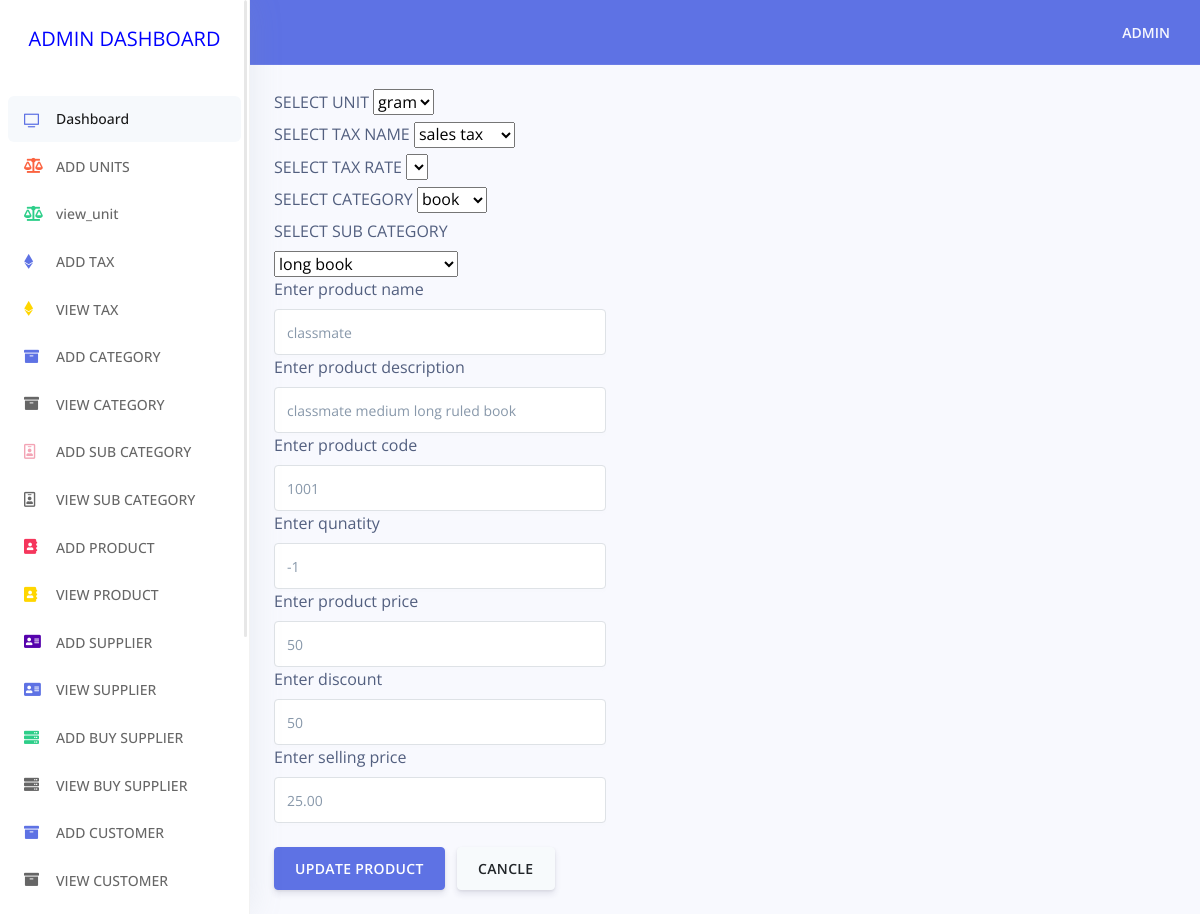
/admin/product_edit.php?product_id=34, run on the app's committed database.
### tables this page shows
CREATE TABLE `product_tbl` (
  `product_id` int(10) NOT NULL,
  `unit_id` int(10) NOT NULL,
  `tax_id` int(10) NOT NULL,
  `category_id` int(10) NOT NULL,
  `sub_category_id` int(10) NOT NULL,
  `product_name` varchar(20) NOT NULL,
  `product_description` varchar(50) NOT NULL,
  `product_code` varchar(10) NOT NULL,
  `stock_status` varchar(10) NOT NULL DEFAULT 'available',
  `quantity` varchar(10) NOT NULL,
  `product_price` varchar(10) NOT NULL,
  `discount` varchar(10) NOT NULL,
  `selling_price` varchar(10) NOT NULL,
  `status` varchar(5) NOT NULL DEFAULT '0',
  `created_date` timestamp NOT NULL DEFAULT CURRENT_TIMESTAMP,
  `deleted` varchar(5) NOT NULL DEFAULT '0',
  `inserted_by_id` varchar(10) NOT NULL DEFAULT 'pending',
  `updated_by_id` varchar(10) NOT NULL DEFAULT 'pending',
  `deleted_by_id` varchar(10) NOT NULL DEFAULT 'pending'
);

CREATE TABLE `unit_tbl` (
  `unit_id` int(10) NOT NULL,
  `unit_name` varchar(50) NOT NULL,
  `status` varchar(5) NOT NULL DEFAULT '0',
  `deleted` varchar(5) NOT NULL DEFAULT '0',
  `created_date` timestamp NOT NULL DEFAULT CURRENT_TIMESTAMP,
  `inserted_by_id` varchar(10) NOT NULL DEFAULT 'pending',
  `updated_by_id` varchar(10) NOT NULL DEFAULT 'pending',
  `deleted_by_id` varchar(10) NOT NULL DEFAULT 'pending'
);

CREATE TABLE `tax_tbl` (
  `tax_id` int(10) NOT NULL,
  `tax_name` varchar(20) NOT NULL,
  `tax_rate` varchar(10) NOT NULL,
  `status` varchar(5) NOT NULL DEFAULT '0',
  `deleted` varchar(5) NOT NULL DEFAULT '0',
  `created_date` timestamp NOT NULL DEFAULT CURRENT_TIMESTAMP,
  `inserted_by_id` varchar(10) NOT NULL DEFAULT 'pending',
  `updated_by_id` varchar(10) NOT NULL DEFAULT 'pending',
  `deleted_by_id` varchar(10) NOT NULL DEFAULT 'pending'
);

CREATE TABLE `category_tbl` (
  `category_id` int(10) NOT NULL,
  `category_name` varchar(20) NOT NULL,
  `category_image` varchar(50) NOT NULL,
  `status` varchar(5) NOT NULL DEFAULT '0',
  `deleted` varchar(5) NOT NULL DEFAULT '0',
  `created_date` timestamp NOT NULL DEFAULT CURRENT_TIMESTAMP,
  `inserted_by_id` varchar(10) NOT NULL DEFAULT 'pending',
  `updated_by_id` varchar(10) NOT NULL DEFAULT 'pending',
  `deleted_by_id` varchar(10) NOT NULL DEFAULT 'pending'
);

CREATE TABLE `sub_category_tbl` (
  `sub_category_id` int(10) NOT NULL,
  `category_id` int(10) NOT NULL,
  `sub_category_name` varchar(20) NOT NULL,
  `status` varchar(5) NOT NULL DEFAULT '0',
  `created_date` timestamp NOT NULL DEFAULT CURRENT_TIMESTAMP,
  `deleted` varchar(5) NOT NULL DEFAULT '0',
  `inserted_by_id` varchar(10) NOT NULL DEFAULT 'pending',
  `updated_by_id` varchar(10) NOT NULL DEFAULT 'pending',
  `deleted_by_id` varchar(10) NOT NULL DEFAULT 'pending'
);

### admin/product_edit.php (the view, shortened to what this page needs)
<!DOCTYPE html>
<html>
<head>
	<link rel="stylesheet" href="https://cdn.jsdelivr.net/npm/bootstrap@4.5.3/dist/css/bootstrap.min.css">
  <?php
    include('includes/stylesheet.php');
  ?>
</head>
<body>
<?php
    include('includes/sidenav.php');
?>
<div class="main-content" id="panel">
<?php
  include('includes/topnav.php');
?>
<?php
		include('dbconnect.php');
		$product_id = $_GET['product_id'];
		$query = " SELECT * from product_tbl   where product_id = '$product_id'";
	$query_res = $link->query($query);
	while($rows = mysqli_fetch_array($query_res))
	{
						$product_name = $rows['product_name'];
						$product_description =$rows['product_description'];
						$product_code=$rows['product_code'];
						$quantity=$rows['quantity'];
						$product_price = $rows['product_price'];
						$discount=$rows['discount'];
						$selling_price=$rows['selling_price'];
						$category_id=$rows['category_id'];
					    $unit_id=$rows['unit_id'];
						$tax_id=$rows['tax_id'];
						$sub_category_id=$rows['sub_category_id'];
?>
			<div class="card-body" style="width:40%;">
				<div class="form-group">
					<form method="POST" action="update_product_process.php">
						<label>SELECT UNIT</label>
        <select name="unit_id" id="unit_id">
<?php
            $query = "select * from unit_tbl where status ='0' and deleted = '0' ";
            $query_result = $link->query($query);
            while($rows = mysqli_fetch_array($query_result))
            {
              $unid = $rows['unit_id'];
              $unit_name =  $rows['unit_name'];
              ?>
              <option value="<?php echo $unid; ?> " <?php if($unit_id == $unid){ echo "selected" ; }?>> <?php echo $unit_name; ?> </option>
            <?php
            }
?>
        </select><br>
						 <label>SELECT TAX NAME</label>
        				<select name="tax_id" onchange="dispTaxRate(this.value)">
<?php
            			$query = "select * from tax_tbl where status ='0' and deleted = '0' ";
            			$query_result = $link->query($query);
            			while($rows = mysqli_fetch_array($query_result))
            			{
              					$tax1_id = $rows['tax_id'];
              					$tax_name =  $rows['tax_name'];
              ?>
              			<option value="<?php echo $tax1_id; ?>" <?php if($tax_id == $tax1_id) { echo "selected";}?>> <?php echo $tax_name; ?> </option>
            <?php
            }
?>
	 </select>
	 <br>
         <label>SELECT TAX RATE</label>
        <select name="tax_id"  id="tax_id" >
        </select><br>
        <label>SELECT CATEGORY</label>
        <select name="category_id" id="category_id" onchange="dispSubCat(this.value)"">
<?php
            $query = "select * from category_tbl where status ='0' and deleted = '0' ";
            $query_result = $link->query($query);
            while($rows = mysqli_fetch_array($query_result))
            {
              $cat_id = $rows['category_id'];
              $category_name =  $rows['category_name'];
              ?>
              <option value="<?php echo $cat_id; ?> " <?php if($cat_id == $category_id){ echo "selected"; }?>> <?php echo $category_name; ?> </option>
            <?php
            }
?>
</select><br>
<label>SELECT SUB CATEGORY</label>
        <select name="sub_category_id" id="sub_category_id">
<?php
            $query = "select * from sub_category_tbl where status ='0' and deleted = '0' ";
            $query_result = $link->query($query);
            while($rows = mysqli_fetch_array($query_result))
            {
              $sub_cat_id = $rows['sub_category_id'];
              $sub_category_name =  $rows['sub_category_name'];
              ?>
              <option value="<?php echo $sub_cat_id; ?> " <?php if ($sub_cat_id == $sub_category_id) { echo "selected";
              }?>> <?php echo $sub_category_name; ?> </option>
            <?php
            }
?>
        </select><br>
    				<label>Enter product name</label>
    				<input type="text" class="form-control"  name="product_name" value="<?php echo $product_name ; ?> "required>
    				<label>Enter product description</label>
    				<input type="text" class="form-control"  name="product_description" value="<?php echo $product_description ; ?> "required>
    				<label>Enter product code</label>
    				<input type="text" class="form-control"  name="product_code" value="<?php echo $product_code ; ?> "required>
    				<label>Enter qunatity</label>
    				<input type="text" class="form-control"  name="quantity" value="<?php echo $quantity ; ?> "required>
    				<label>Enter product price</label>
    				<input type="text" class="form-control" name="product_price" value="<?php echo $product_price ; ?> "       id="price" required>
    				<label>Enter discount</label>
    				<input type="text" class="form-control"  name="discount" value="<?php echo $discount ; ?>" id="discount"  onkeyup="sellPrice()" required>
    				<label>Enter selling price</label>
    				<input type="text" class="form-control"  name="selling_price"     value="<?php echo $selling_price ; ?>"  id="total" required>
  				</div>
 					 <button type="submit" name="updateproduct" class="btn btn-primary">UPDATE PRODUCT</button>
 					 <a href="view_product.php" class="btn btn-secondary">CANCLE</a>
			</div>
<?php
}
?>
</div>
</body>
</html>

### data on the page
product_tbl: unit_id "gram", tax_id "sales tax", category_id "book", sub_category_id "long book", product_name "classmate", product_description "classmate medium long ruled book", product_code "1001", quantity "-1", product_price "50", discount "50", selling_price "25.00"
